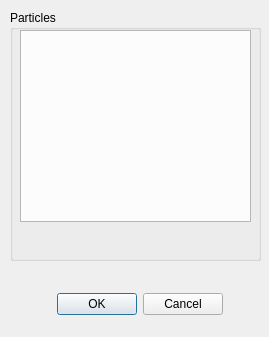
<?xml version="1.0" encoding="UTF-8"?>
<ui version="4.0">
 <class>PhysSelectParticleDlg</class>
 <widget class="QDialog" name="PhysSelectParticleDlg">
  <property name="geometry">
   <rect>
    <x>0</x>
    <y>0</y>
    <width>269</width>
    <height>337</height>
   </rect>
  </property>
  <property name="windowTitle">
   <string>Dialog</string>
  </property>
  <widget class="QDialogButtonBox" name="m_buttonBox">
   <property name="geometry">
    <rect>
     <x>30</x>
     <y>290</y>
     <width>193</width>
     <height>28</height>
    </rect>
   </property>
   <property name="orientation">
    <enum>Qt::Horizontal</enum>
   </property>
   <property name="standardButtons">
    <set>QDialogButtonBox::Cancel|QDialogButtonBox::Ok</set>
   </property>
  </widget>
  <widget class="QListWidget" name="m_lstParticles">
   <property name="geometry">
    <rect>
     <x>20</x>
     <y>30</y>
     <width>231</width>
     <height>192</height>
    </rect>
   </property>
   <property name="selectionMode">
    <enum>QAbstractItemView::MultiSelection</enum>
   </property>
   <property name="currentRow">
    <number>-1</number>
   </property>
   <property name="sortingEnabled">
    <bool>true</bool>
   </property>
  </widget>
  <widget class="QGroupBox" name="m_groupBox">
   <property name="geometry">
    <rect>
     <x>10</x>
     <y>10</y>
     <width>251</width>
     <height>251</height>
    </rect>
   </property>
   <property name="title">
    <string>Particles</string>
   </property>
  </widget>
 </widget>
 <resources/>
 <connections>
  <connection>
   <sender>m_buttonBox</sender>
   <signal>accepted()</signal>
   <receiver>PhysSelectParticleDlg</receiver>
   <slot>accept()</slot>
   <hints>
    <hint type="sourcelabel">
     <x>248</x>
     <y>254</y>
    </hint>
    <hint type="destinationlabel">
     <x>157</x>
     <y>274</y>
    </hint>
   </hints>
  </connection>
  <connection>
   <sender>m_buttonBox</sender>
   <signal>rejected()</signal>
   <receiver>PhysSelectParticleDlg</receiver>
   <slot>reject()</slot>
   <hints>
    <hint type="sourcelabel">
     <x>316</x>
     <y>260</y>
    </hint>
    <hint type="destinationlabel">
     <x>286</x>
     <y>274</y>
    </hint>
   </hints>
  </connection>
 </connections>
</ui>
